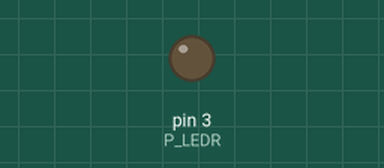
A sketch run on a simulated Arduino Uno, built with avr-gcc and run on an emulated ATmega328P. Parts: output pins drawn as LEDs (lit = HIGH).

Above: at 0.05 s.
At 5.2 s:
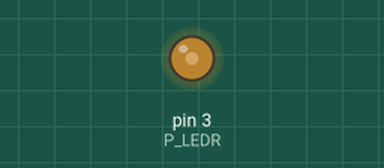
At 10.35 s:
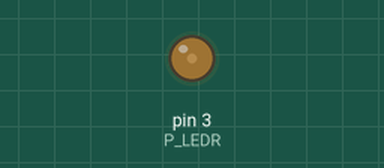
Timing chart, 0 to 17.8 s (numbered marks = the images above):
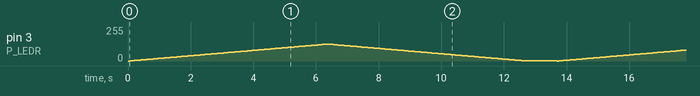

The sketch:

For.ino
```cpp
const int P_LEDR = 3;
int delayTime=1000;
void setup()
 {
  pinMode(P_LEDR, OUTPUT);
 }

void loop()
{
  for(int i = 0; i <127; i++){
   analogWrite(P_LEDR, i);
   delay(50);
  }
  for(int i = 127; i >0; i--){
   analogWrite(P_LEDR, i);
   delay(50);
  }
  delay(delayTime); // 1 second
}
```
